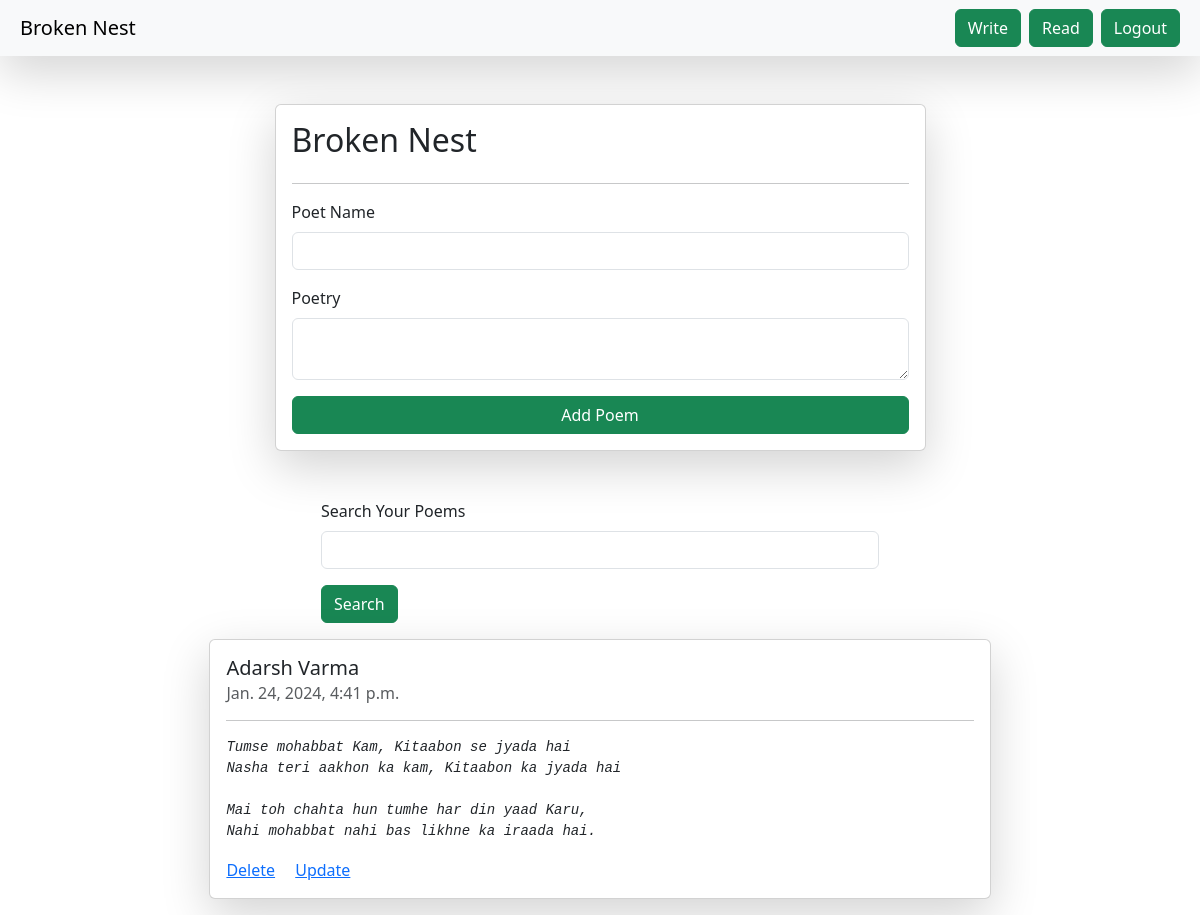
Screenshot of /brocken-nest/ (signed in) with the database file from the repository.
### brokennest/models.py (models this page shows)
class books(models.Model):
    user = models.ForeignKey(User,on_delete = models.SET_NULL, null=True,blank=True)
    note_name = models.CharField(max_length = 200)
    note_description = models.TextField()
    created_time = models.DateTimeField(null=True)

### brokennest/views.py (the view, shortened to what this page needs)
# urls.py: path("brocken-nest/", notebook, name = "notebook"),
@login_required(login_url="/login/")
def notebook(request):
    queryset = books.objects.all()
    if request.GET.get("Search"):
         queryset = queryset.filter(note_name__icontains = request.GET.get("Search"))
    context = {"notebook":queryset}
    return render(request, "books.html", context)

### brokennest/templates/books.html (shortened to what this page needs)
{% extends "base.html" %}
{% block start %}
    <div class = "container mt-5">
        <form class="col-7 mx-auto card p-3 shadow-lg" method="post">
            <h2>Broken Nest</h2>
            <hr>
            <div class="mb-3">
              <label class="form-label">Poet Name</label>
              <input name = "note_name" type="text" required class="form-control" >
            </div>
            <div class="mb-3">
              <label class="form-label">Poetry</label>
              <textarea name = "note_description" required class="form-control"></textarea>
            </div>
            <button type="submit" class="btn btn-success">Add Poem</button>
          </form>
          <div class="mt-5">
            <div class="mx-auto col-6 ">
            <form>
              <div class="mb-3">
                <label for="exampleInputEmail1" class="form-label">Search Your Poems</label>
                <input name="Search" type="text" class="form-control">
              </div>
              <button type="submit" class="btn btn-success">Search</button>
            </form>
            </div>
          </div>
          <div class="d-flex flex-column align-items-center">
            {% for note in notebook %}
            {% if request.user.is_authenticated and request.user == note.user %}
            <div class="card my-3 shadow-lg" style="width: 70%;">
              <div class="card-body">
                <h5 class="card-title">{{note.note_name}}</h5>
                <h6 class="card-subtitle mb-2 text-muted">{{note.created_time}}</h6>
                <hr>
                <i class="card-text"><pre mt-2>{{ note.note_description }}</pre></i>
                <a href="{% url 'delete_note' note.id %}" class="card-link">Delete</a>
                <a href="{% url 'update_note' note.id %}" class="card-link">Update</a>
              </div>
            </div>
            {% endif %}
            {% endfor %}
          </div>
    </div>
{% endblock %}

### rows the page displays
books: note_name "Adarsh Varma", created_time "Jan. 24, 2024, 4:41 p.m.", note_description "Tumse mohabbat Kam, Kitaabon se jyada hai Nasha teri aakhon ka kam, Kitaabon ka jyada hai Mai toh chahta hun tumhe har din yaad Karu, Nahi mohabbat nahi bas likhne ka iraada hai."
